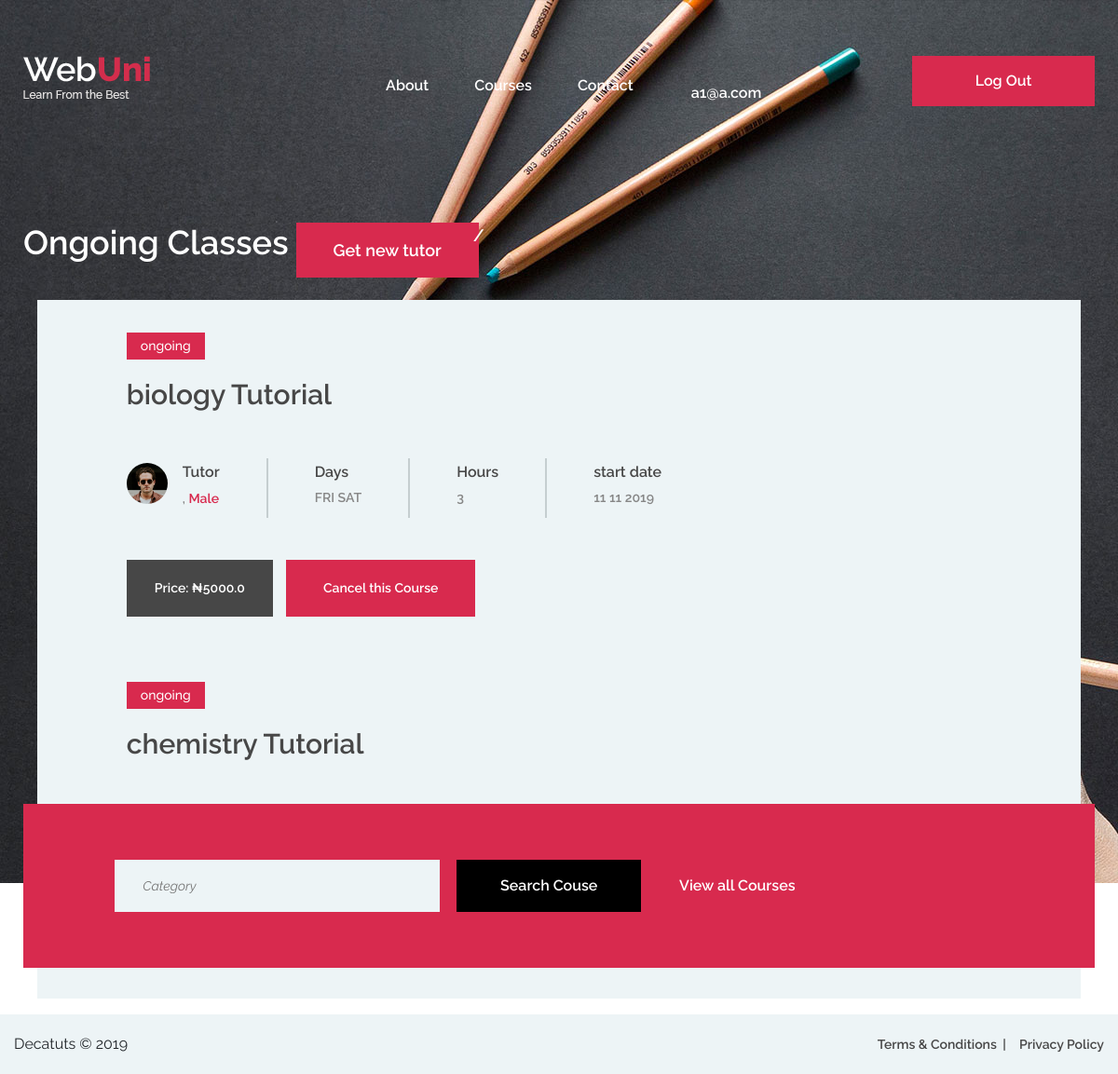
Page /students (signed in) on the committed database.
### tables this page shows
CREATE TABLE "schedule" (
	"id"	INTEGER NOT NULL,
	"user_id"	INTEGER NOT NULL,
	"days_of_week"	TEXT NOT NULL,
	"start_date"	TEXT NOT NULL,
	"duration"	INTEGER NOT NULL,
	"hours_per_day"	INTEGER NOT NULL,
	"total"	REAL NOT NULL,
	PRIMARY KEY("id")
);

CREATE TABLE "students" (
	"student_id"	INTEGER NOT NULL PRIMARY KEY AUTOINCREMENT,
	"user_id"	INTEGER NOT NULL,
	"subject"	BLOB NOT NULL,
	"tutor_gender"	TEXT NOT NULL,
	"address"	TEXT NOT NULL
);

### application.py (the view, shortened to what this page needs)
@app.route("/students", methods=["GET", "POST"])
@login_required
def students():
    if request.method == "GET":
        user=session['user_id']
        row = db.execute("SELECT schedule.user_id, days_of_week, start_date, duration, hours_per_day, total, subject, tutor_gender, address FROM schedule JOIN students ON schedule.user_id = students.user_id WHERE schedule.user_id = :user", user=user)
        return render_template("students.html", subjects = row)

### application.py (called while the page is built)
@app.after_request
def after_request(response):
    response.headers["Cache-Control"] = "no-cache, no-store, must-revalidate"
    response.headers["Expires"] = 0
    response.headers["Pragma"] = "no-cache"
    return response

### helpers.py (called while the page is built)
def login_required(f):
    @wraps(f)
    def decorated_function(*args, **kwargs):
        if session.get("user_id") is None:
            return redirect("/login")
        return f(*args, **kwargs)
    return decorated_function

### templates/students.html (shortened to what this page needs)
{% extends "layout.html" %}
{% block main %}
<section class="hero-section set-bg" data-setbg="static/img/bg.jpg">
	<div class="container">
		<div class="container" style="padding-top:0%;">
			<br>
			<div class="site-breadcrumb text-white row">
				<h2>Ongoing Classes</h2>
				<div class=" w-5 p-1"></div>
				<div class="text-center">
					<a href="" class="w-8 p-3 site-btn " data-toggle="modal"
						data-target="#darkModalForm">Get new tutor</a>
				</div>
			</div>
			<br>
			{% for subject in subjects %}
			<div class="course-meta-area">
				<div class="row">
					<div class="col-lg-10 offset-lg-1">
						<div class="course-note">ongoing</div>
						<h3>{{subject['subject']}} Tutorial</h3>
						<div class="course-metas">
							<div class="course-meta">
								<div class="course-author">
									<div class="ca-pic set-bg" data-setbg="static/img/tutors/2.jpg"></div>
									<h6>Tutor</h6>
									<p>{{subject['tutor']}} , <span>{{subject['tutor_gender']}} </span></p>
								</div>
							</div>
							<div class="course-meta">
								<div class="cm-info">
									<h6>Days</h6>
									<p>{{subject['days_of_week']}} </p>
								</div>
							</div>
							<div class="course-meta">
								<div class="cm-info">
									<h6>Hours</h6>
									<p>{{subject['hours_per_day']}} </p>
								</div>
							</div>
							<div class="course-meta">
								<div class="cm-info">
									<h6>start date</h6>
									<p>{{subject['start_date']}} <span class="rating">
									</p>
								</div>
							</div>
						</div>
						<div class="site-btn price-btn">Price: &#8358;{{subject['total']}} </div>
						<div class="site-btn buy-btn">Cancel this Course</divref="#">
						</div>
					</div>
				</div>
			</div>
			{% endfor %}
</section>
<section class="search-section ss-other-page">
	<div class="container">
		<div class="search-warp">
			<div class="row">
				<div class="col-lg-10 offset-lg-1">
					<form class="course-search-form">
						<input type="text" class="btn-block last-m" placeholder="Category">
						<button class="site-btn btn-dark">Search Couse</button>
						<button class="site-btn site-btn">View all Courses </button>
					</form>
				</div>
			</div>
		</div>
	</div>
</section>
{% endblock %}

### static/css/style.css (style rules this page uses)
html, body { height: 100%; font-family: 'Raleway', sans-serif; -webkit-font-smoothing: antialiased; font-smoothing: antialiased; }
h1, h2, h3, h4, h5, h6 { margin: 0; font-weight: 600; color: #474747; }
h2 { font-size: 36px; }
h3 { font-size: 30px; }
h6 { font-size: 16px; }
p { font-size: 14.1px; color: #878787; line-height: 2.2; font-weight: 500; }
::placeholder { font-style: italic; }
.set-bg { background-repeat: no-repeat; background-size: cover; background-position: top center; }
.text-white h1, .text-white h2, .text-white h3, .text-white h4, .text-white h5, .text-white h6, .text-white p, .text-white span, .text-white li, .text-white a { color: #fff; }
.site-btn { display: inline-block; min-width: 196px; text-align: center; border: none; padding: 15px 10px; font-weight: 600; font-size: 16px; position: relative; color: #fff; cursor: pointer; background: #d82a4e; }
.site-btn.btn-dark { background: #000; }
.hero-section { height: 948px; }
.search-warp { background: #d82a4e; padding-top: 60px; padding-bottom: 50px; }
.course-search-form { background: #fff; padding: 44px 38px; }
.course-search-form input[type=text], .course-search-form input[type=email] { height: 56px; width: 36.6%; padding: 0 30px; margin-right: 18px; float: left; border: none; font-size: 14px; background: #edf4f6; }
.course-search-form .site-btn { min-width: 198px; padding: 16px 10px; }
.search-section.ss-other-page { margin-top: -85px; }
.search-section.ss-other-page .search-warp { position: relative; padding: 60px 0; }
.search-section.ss-other-page .course-search-form { background-color: transparent; padding: 0; }
.site-breadcrumb { padding-top: 215px; }
.site-breadcrumb a, .site-breadcrumb span { display: inline-block; margin-right: 10px; padding-right: 10px; font-weight: 600; font-size: 18px; }
.site-breadcrumb a { color: #fff; position: relative; }
.site-breadcrumb a:after { position: absolute; content: "/"; right: -6px; top: 0; color: #fff; }
.course-meta-area { background: #edf4f6; padding: 35px 0; }
.course-meta-area .course-note { display: inline-block; background: #d82a4e; color: #fff; font-size: 14px; font-weight: 500; padding: 4px 15px; margin-bottom: 20px; }
.course-metas { padding-top: 50px; margin-bottom: 45px; display: table; }
.course-meta { display: table-cell; height: 100%; border-right: 2px solid #c5ced0; padding: 5px 50px; }
.course-meta:nth-child(1) { padding-left: 0; }
.course-meta:nth-child(4) { padding-right: 0; border-right: none; }
.course-meta p { margin-bottom: 0; }
.course-meta .course-author .ca-pic { width: 44px; height: 44px; border-radius: 50%; float: left; }
.course-meta .course-author h6 { padding-left: 60px; }
.course-meta .course-author p { padding-left: 60px; margin-bottom: 0; padding-top: 4px; font-weight: 600; }
.course-meta .course-author p span { color: #d82a4e; }
.course-meta .cm-info h6 { margin-bottom: 3px; }
.course-meta .cm-info p { font-weight: 600; }
.course-meta .rating { padding-left: 15px; font-size: 12px; }
.course-meta-area .site-btn { min-width: auto; font-size: 14px; }
.course-meta-area .price-btn { padding: 20px 30px; background: #474747; margin-right: 10px; }
.course-meta-area .buy-btn { padding: 20px 40px; }
@media (min-width: 1200px) { .container { max-width: 1180px; } }

### rows in the picture
schedule: subject "biology", tutor_gender "Male", days_of_week "FRI SAT", hours_per_day "3", start_date "11 11 2019", total "5000.0", subject "chemistry"

### other values in the picture
{{ session['email'] }} "a1@a.com"
